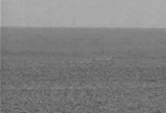
%> input picture InfraredShip/ship/1.png, 166 x 113 px, given in place of 4.bmp, which was not available
$ octave hwmean.m   (GNU Octave 9; MATLAB toolbox functions it lacks are replaced by stand-ins)
%> lines starting %> are read from the running program, lines starting %| are printed output that depends on the picture; pictures that were not available may be replaced by others from this repository, and a replacement may not be noted
### ship/myhistf.m
function [ output,pos ] = myhistf( input,khist,lowgray )
%双向直方图均衡
%   此处显示详细说明

[m,n]=size(input);
tempmax=0;
pos=0;
h=imhist(input);
b=find(h>(lowgray), 1, 'last' );%找到最大的不为阈值的灰度位置
c=find(h>(lowgray) , 1 );%找到最小的不为阈值的灰度位置
k=zeros(1,256);
k0=zeros(1,256);
for i=c+1:256%正向计算斜率
   k(i)=(h(i)-h(c))/(i-c);
end
[~,locMp]=max(k);%找到最大值与位置
Mp=h(locMp);
for i=1:b-1%反向计算斜率
   k0(i)=-(h(i)-h(b))/(i-b);
end
[~,locNp]=max(k0);%找到最大值与位置
Np=h(locNp);
kl=(Np-Mp)/(locNp-locMp);%L斜率
locNp
locMp

for i=locMp:locNp
    L=Mp+kl*(i-locMp);
   rd=L-h(i);
   if rd>tempmax
       tempmax=rd;
       pos=i;
   end
end


const1=log( (pos/khist+1))/pos;%计算指数系数
const2=9/(255-pos);
const3=1-pos*const2;
J0=double(input);
for i=1:m
    for j=1:n
        if J0(i,j)<=pos
            J0(i,j)=floor(exp((J0(i,j)*const1))-1);
        else
           J0(i,j)=pos/khist+(255-pos/khist)*log10((const2*J0(i,j)+const3));
        end
    end
end
output=uint8(J0);
% [7 lines of commented-out code are left out]


%%原版
% [51 lines of commented-out code are left out]

### ship/myline.m
function [ line ] = myline( input )
%海天线检测
%
[m,n]=size(input);

num=4;%极值数量
Gy=zeros(m,n);
for i=ceil(m/30):m-ceil(m/30)
   Gy(i,:)=double(input(i,:))-double(input(i+1,:));%纵向梯度计算
end
g1=Gy(6,6)
gradienty=sum(Gy,2);%每行梯度求和
gat6=gradienty(6)
gat7=gradienty(8)
% subplot(212)
% bar(gradienty)
gdata=zeros(num,5);%创建评价矩阵
[gdata(:,2),gdata(:,1)]=findpeaks(gradienty,'NPeaks',num,'SortStr','descend')
gdata(:,2)
gdata(:,1)
%评价条件1：梯度极值
for i=1:num
   gdata(i,3)=length(find(gradienty(1:gdata(i,1))<0))/gdata(i,1);%评价条件2：变暗趋势
   gdata(i,4)=sum(1:gdata(i,1));%评价条件3：总变化量
end
gdata(:,2)=gdata(:,2)/gdata(1,2);
gdata(:,4)=1-gdata(:,4)/max(gdata(:,4));
gdata(:,5)=gdata(:,2)*0.8+gdata(:,3)+0.5*gdata(:,4);
[~,ind]=max(gdata(:,5));
line=gdata(ind,1)
gdata(:,1)
% subplot(211)
hold on
 plot([0,n],[line,line],'r-');%绘出海天线

end

### ship/hwmean.m
%%均值目标检测
clc ;close all;clear;
%I=imread('lowd.png');%读取图片
I=imread('4.bmp');
%> I is the input picture: size 113x166x3 uint8; min 80, max 182, mean 128.6
tempmax=0;%找最大值临时变量
pos=0;%此时灰度位置
hth=500;%连通区域高阈值
lth=10;%连通区域低阈值
khist=1.5;%均衡程度系数
J=rgb2gray(I);%灰度化
[m,n]=size(J);%图像大小
%> m = 113; n = 166
figure(1)
subplot(411)
imshow(J)
title('原始图像')
J=myhistf( J,1.5,600 );
%> in myhistf, `h=imhist(input);`: h = 256 values, max 1110 at index 169, min 0 at index 1, mean 73.27
%> in myhistf, `b=find(h>(lowgray), 1, 'last' );`: b = 170
%> in myhistf, `c=find(h>(lowgray) , 1 );`: c = 112
%> the loop in myhistf, `for i=c+1:256` made 144 passes
%> after the loop in myhistf, `for i=c+1:256`: k = 256 values, max 57 at index 113, min -26.81 at index 128, mean -4.66
%> in myhistf, `[~,locMp]=max(k);`: locMp = 113
%> in myhistf, `Mp=h(locMp);`: Mp = 663
%> after the loop in myhistf, `for i=1:b-1`: k0 = 256 values, max 468 at index 169, min -112.7 at index 167, mean -6
%> in myhistf, `[~,locNp]=max(k0);`: locNp = 169
%> in myhistf, `Np=h(locNp);`: Np = 1110
%> in myhistf, `kl=(Np-Mp)/(locNp-locMp);`: kl = 7.98
%> in myhistf, `locNp`: locNp = 169
%> in myhistf, `locMp`: locMp = 113
%> the loop in myhistf, `for i=locMp:locNp` made 57 passes
%> (L, rd, tempmax) on passes 2, 4, 5, 6, 8, 10, 11, 12, 13, 14, 15, 16: (671, 36.98, 36.98), (686.9, 57.95, 57.95), (694.9, 107.9, 107.9), (702.9, 146.9, 146.9), (718.9, 149.9, 149.9), (734.8, 160.8, 160.8), (742.8, 285.8, 285.8), (750.8, 307.8, 307.8), (758.8, 490.8, 490.8), (766.8, 504.8, 504.8), (774.8, 552.8, 552.8), (782.7, 605.7, 605.7)
%> (L, rd) on passes 1, 3, 7, 9, 17, 18: (663, 0), (679, 4.96), (710.9, 132.9), (726.9, 22.86), (790.7, 359.7), (798.7, 597.7)
%> in myhistf, `const1=log( (pos/khist+1))/pos;`: const1 = 0.0292
%> in myhistf, `const2=9/(255-pos);`: const2 = 0.0947
%> in myhistf, `const3=1-pos*const2;`: const3 = -14.16
%> after the loop in myhistf, `for i=1:m`:
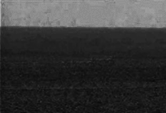
%> J0: size 113x166 double; min 9, max 179.2, mean 56.4
line=myline(J)
%> after the loop in myline, `for i=ceil(m/30):m-ceil(m/30)`:
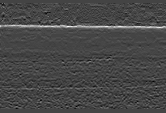
%> Gy: size 113x166 double; min -22, max 60, mean 1.1; drawn with min black and max white
%> in myline, `g1=Gy(6,6)`: g1 = -4
%> in myline, `gradienty=sum(Gy,2);`: gradienty = 113 values, max 5872 at index 27, min -362 at index 82, mean 179.8
%> in myline, `gat6=gradienty(6)`: gat6 = 82
%> in myline, `gat7=gradienty(8)`: gat7 = -116
%> the run ends on the next line

$ run again, on InfraredShip/ship/branch.png
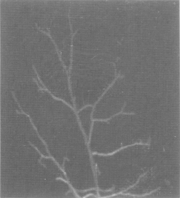
%> input picture InfraredShip/ship/branch.png, 180 x 198 px, given in place of 4.bmp, which was not available
%> I is the input picture: size 198x180x3 uint8; min 97, max 197, mean 113.4
%> h = 256 values, max 3275 at index 111, min 0 at index 1, mean 139.2
%> b = 120
%> c = 105
%> after the loop in myhistf, `for i=c+1:256`: k = 256 values, max 571 at index 108, min -21.13 at index 128, mean 10.24
%> in myhistf, `[~,locMp]=max(k);`: locMp = 108
%> Mp = 2423
%> the loop in myhistf, `for i=1:b-1` made 119 passes
%> after the loop in myhistf, `for i=1:b-1`: k0 = 256 values, max 304.5 at index 112, min -32.26 at index 101, mean 5.35
%> in myhistf, `[~,locNp]=max(k0);`: locNp = 112
%> Np = 3069
%> kl = 161.5
%> in myhistf, `locNp`: locNp = 112
%> in myhistf, `locMp`: locMp = 108
%> the loop in myhistf, `for i=locMp:locNp` made 5 passes
%> (L, rd) on passes 1 to 5: (2423, 0), (2584.5, -325.5), (2746, -397), (2907.5, -367.5), (3069, 0)
%> after the loop in myhistf, `for i=locMp:locNp`: pos = 0
%> const1 = NaN
%> const2 = 0.0353
%> const3 = 1
%> after the loop in myhistf, `for i=1:m`:
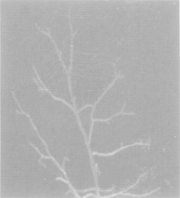
%> J0: size 198x180 double; min 164.7, max 229.6, mean 178.1
%> after the loop in myline, `for i=ceil(m/30):m-ceil(m/30)`:
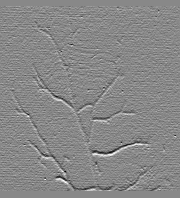
%> Gy: size 198x180 double; min -24, max 21, mean 0; drawn with min black and max white
%> g1 = 0
%> gradienty = 198 values, max 282 at index 155, min -399 at index 189, mean -0.601
%> gat6 = 0
%> gat7 = 71
